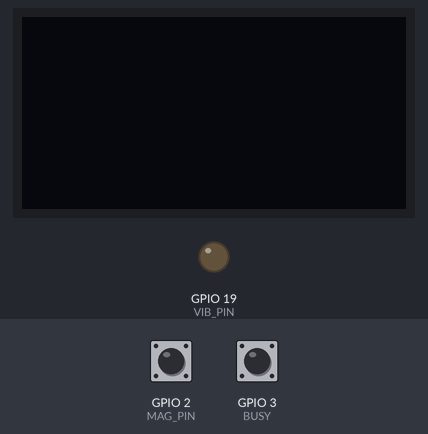
Simulated run of this sketch. Board: ESP32. On the bench: 128×64 one-colour display, output pins drawn as LEDs (lit = HIGH). The test bench sets the inputs (shaded band); at power-on: GPIO 2 (MAG_PIN) HIGH, GPIO 3 (BUSY) HIGH. Random numbers use the default seed unless the sketch sets one; the audio player accepts every command and is not drawn.

Above: at 1.7 s.
1.8 s: GPIO 2 (MAG_PIN) pulled LOW for 0.15 s
At 2.16 s:
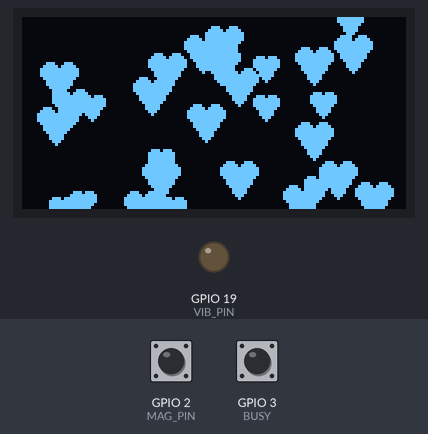
2.5 s: GPIO 3 (BUSY) pulled LOW for 3.2 s
At 3.74 s:
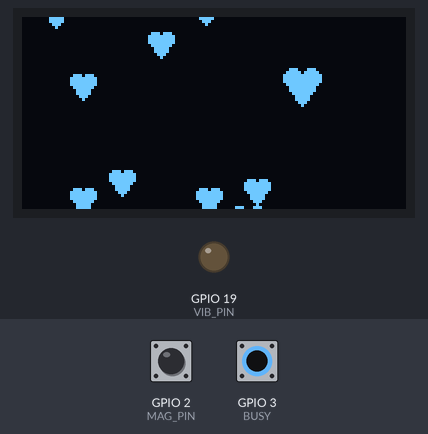
7.2 s: GPIO 2 (MAG_PIN) pulled LOW for 1 s
At 8.41 s:
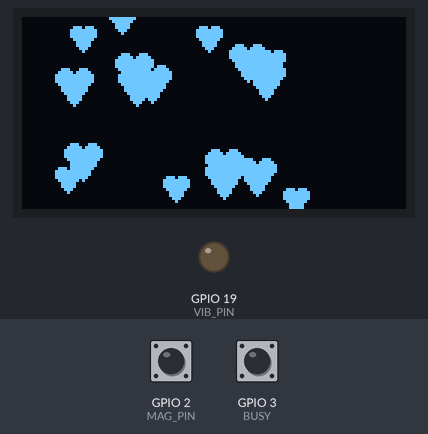
8.8 s: GPIO 2 (MAG_PIN) pulled LOW for 1 s
At 10.31 s:
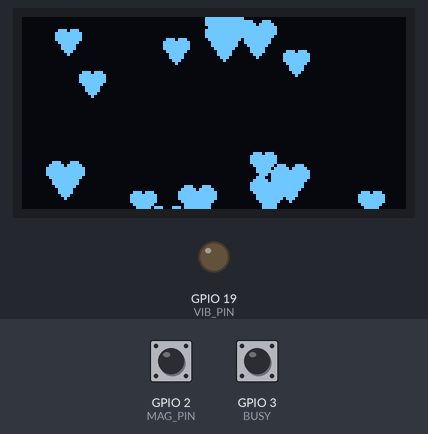
10.4 s: GPIO 3 (BUSY) pulled LOW for 1 s
Timing chart, 0 to 13.4 s (numbered marks = the images above; inputs shaded):
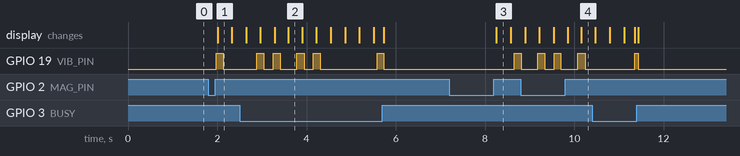

The sketch:

LOVE_BOX_3.ino
```cpp
/* =========== Libraries =========== */
#include <Wire.h>
#include <Adafruit_GFX.h>
#include <Adafruit_SSD1306.h>
#include <DFRobotDFPlayerMini.h>
#include <Adafruit_NeoPixel.h>

/* =========== Pins =========== */
#define OLED_SDA 6
#define OLED_SCL 7

#define SCREEN_WIDTH 128
#define SCREEN_HEIGHT 64
#define OLED_RESET -1

#define MAG_PIN 2
#define BUSY 3

#define LED_PIN 18
#define NUM_LEDS 16
#define VIB_PIN 19

/* =========== Objects =========== */
Adafruit_SSD1306 display(SCREEN_WIDTH, SCREEN_HEIGHT, &Wire, OLED_RESET);
Adafruit_NeoPixel pixels(NUM_LEDS, LED_PIN, NEO_GRB + NEO_KHZ800);

HardwareSerial dfSerial(1);
DFRobotDFPlayerMini dfPlayer;

/* =========== State =========== */
bool musicPlayingStart = false;
bool magState_ON = true;
bool lastMagState = HIGH;

enum PlayState {
  IDLE,
  SONG1_PLAYING,
  GAP_BEFORE_SONG2,
  SONG2_PLAYING
};

PlayState playState = IDLE;

unsigned long gapTimer = 0;

// text sequence
const char* textList[] = {
  "HELLO",
  "I ❤ YOU",
  "FOREVER",
  "MY LOVE",
  "ABHIRUP"
};

#define TEXT_COUNT 5
uint8_t textIndex = 0;
unsigned long textChangeTimer = 0;
const uint16_t TEXT_INTERVAL = 1200;

#define HEART_COUNT 30

struct Heart {
  int x, y;
  uint8_t size, speed;
};

Heart hearts[HEART_COUNT];

unsigned long lastFrame = 0;
const unsigned long frameInterval = 40;

bool heartbeatEnabled = false;

unsigned long hbStartTime = 0;

// timings (ms)
const uint16_t BEAT_INTERVAL = 900;
const uint16_t DECAY_TIME   = 250;

// brightness
const uint8_t PEAK_BRIGHT   = 255;
const uint8_t MIN_BRIGHT    = 25;

// motor pulse time
const uint16_t MOTOR_PULSE  = 150;

bool textActive = false;
const char* overlayText = nullptr;

uint8_t textAlpha = 0;
bool fadeIn = true;

unsigned long textTimer = 0;
const uint16_t FADE_STEP_TIME = 30;   // speed of fade
const uint16_t HOLD_TIME = 1200;      // full brightness hold

// text box (centered)
#define TEXT_W 100
#define TEXT_H 18
#define TEXT_Y ((SCREEN_HEIGHT - TEXT_H) / 2)
#define TEXT_X ((SCREEN_WIDTH - TEXT_W) / 2)

void heartbeatEffect(unsigned long now) {

  if (!heartbeatEnabled) {
    pixels.clear();
    pixels.show();
    digitalWrite(VIB_PIN, LOW);
    return;
  }

  if (hbStartTime == 0) hbStartTime = now;

  unsigned long t = (now - hbStartTime) % BEAT_INTERVAL;

  uint8_t brightness = MIN_BRIGHT;
  bool motorOn = false;

  // ---- LUB (sudden peak) ----
  if (t < 10) {
    brightness = PEAK_BRIGHT;
    motorOn = true;
  }
  // ---- LUB decay ----
  else if (t < DECAY_TIME) {
    brightness = map(t, 10, DECAY_TIME, PEAK_BRIGHT, MIN_BRIGHT);
  }
  // ---- DUB (sudden peak) ----
  else if (t >= DECAY_TIME + 120 && t < DECAY_TIME + 130) {
    brightness = PEAK_BRIGHT;
    motorOn = true;
  }
  // ---- DUB decay ----
  else if (t < DECAY_TIME + 350) {
    brightness = map(t, DECAY_TIME + 130, DECAY_TIME + 350,
                     PEAK_BRIGHT, MIN_BRIGHT);
  }

  // apply LED
  pixels.fill(pixels.Color(brightness, 0, 0));
  pixels.show();

  // motor control (pulse only)
  static unsigned long motorTimer = 0;
  if (motorOn) {
    digitalWrite(VIB_PIN, HIGH);
    motorTimer = now;
  }
  if (digitalRead(VIB_PIN) == HIGH && now - motorTimer > MOTOR_PULSE) {
    digitalWrite(VIB_PIN, LOW);
  }
}


/* =========== Heart Draw =========== */
void drawHeart(int x, int y, uint8_t s) {
  display.fillCircle(x - s, y, s, SSD1306_WHITE);
  display.fillCircle(x + s, y, s, SSD1306_WHITE);
  display.fillTriangle(
    x - (2 * s), y,
    x + (2 * s), y,
    x, y + (3 * s),
    SSD1306_WHITE
  );
}

bool isInTextBox(int x, int y, int s) {
  return (x > TEXT_X - s && x < TEXT_X + TEXT_W + s &&
          y > TEXT_Y - s && y < TEXT_Y + TEXT_H + s);
}

void drawHeartSafe(int x, int y, uint8_t s) {
  if (textActive && isInTextBox(x, y, s)) return;
  drawHeart(x, y, s);
}


/* =========== Setup =========== */
void setup() {
  Serial.begin(9600);

  pinMode(MAG_PIN, INPUT_PULLUP);
  pinMode(VIB_PIN, OUTPUT);
  pinMode(BUSY, INPUT_PULLUP);

  Wire.begin(OLED_SDA, OLED_SCL);
  display.begin(SSD1306_SWITCHCAPVCC, 0x3C);
  display.clearDisplay();

  dfSerial.begin(9600, SERIAL_8N1, 17, 16);
  if (dfPlayer.begin(dfSerial)) {
    dfPlayer.volume(25);
  }

  pixels.setBrightness(60);
  randomSeed(analogRead(0));

  for (int i = 0; i < HEART_COUNT; i++) {
    hearts[i] = {
      random(10, SCREEN_WIDTH - 10),
      random(SCREEN_HEIGHT),
      random(2, 4),
      random(1, 3)
    };
  }
}

/* =========== Loop =========== */
void loop() {
  unsigned long now = millis();
  heartbeatEffect(now);

  bool magState = digitalRead(MAG_PIN);

  switch (playState) {

    /* -------- IDLE -------- */
    case IDLE:
      if (magState == HIGH && lastMagState == LOW) {
        dfPlayer.playFolder(1, 1);
        heartbeatEnabled = true;
        playState = SONG1_PLAYING;
      }
      break;

    /* -------- SONG 1 (HEARTS ONLY) -------- */
    case SONG1_PLAYING:
      lovePatterns(now);               // hearts continue
      // ❌ NO text functions here

      if (digitalRead(BUSY) == HIGH) { // song finished
        gapTimer = now;
        playState = GAP_BEFORE_SONG2;
      }
      break;

    /* -------- GAP -------- */
    case GAP_BEFORE_SONG2:
      lovePatterns(now);               // optional: keep hearts alive
      if (now - gapTimer >= 1500) {
        dfPlayer.playFolder(1, 2);     // SONG 2
        textIndex = 0;
        textChangeTimer = now;
        showCenterText(textList[textIndex]);
        playState = SONG2_PLAYING;
      }
      break;

    /* -------- SONG 2 (HEARTS + TEXTS) -------- */
    case SONG2_PLAYING:
      lovePatterns(now);
      updateCenterText(now);

      if (now - textChangeTimer >= TEXT_INTERVAL && textIndex < TEXT_COUNT - 1) {
        textIndex++;
        showCenterText(textList[textIndex]);
        textChangeTimer = now;
      }

      if (digitalRead(BUSY) == HIGH) { // song 2 finished
        heartbeatEnabled = false;
        playState = IDLE;
        display.clearDisplay();
        display.display();
      }
      break;
  }
  lastMagState = magState;
}


/* =========== Love Animation (NON-BLOCKING) =========== */
void lovePatterns(unsigned long now) {
  if (now - lastFrame < frameInterval) return;
  lastFrame = now;

  display.clearDisplay();

  for (int i = 0; i < HEART_COUNT; i++) {
    drawHeartSafe(hearts[i].x, hearts[i].y, hearts[i].size);
    hearts[i].y -= hearts[i].speed;

    if (hearts[i].y < -10) {
      hearts[i].y = SCREEN_HEIGHT + random(10, 30);
      hearts[i].x = random(10, SCREEN_WIDTH - 10);
      hearts[i].size = random(2, 4);
      hearts[i].speed = random(1, 3);
    }
  }

  display.display();
}

void oledText(const char* text, int x = 0, int y = 0, uint8_t size = 1) {
  display.clearDisplay();
  display.setTextSize(size);
  display.setTextColor(SSD1306_WHITE);
  display.setCursor(x, y);
  display.println(text);
  display.display();
}

void showCenterText(const char* text) {
  overlayText = text;
  textActive = true;
  fadeIn = true;
  textAlpha = 0;
  textTimer = millis();
}

void updateCenterText(unsigned long now) {
  if (!textActive || overlayText == nullptr) return;

  if (now - textTimer < FADE_STEP_TIME) return;
  textTimer = now;

  if (fadeIn) {
    if (textAlpha < 255) textAlpha += 20;
    else {
      fadeIn = false;
      textTimer = now + HOLD_TIME;
    }
  } else {
    if (textAlpha > 20) textAlpha -= 20;
    else {
      textActive = false;
      overlayText = nullptr;
      return;
    }
  }

  // draw background mask
  display.fillRect(TEXT_X - 2, TEXT_Y - 2,
                   TEXT_W + 4, TEXT_H + 4,
                   SSD1306_BLACK);

  display.setTextSize(2);
  display.setTextColor(SSD1306_WHITE);
  display.setCursor(TEXT_X + 4, TEXT_Y + 2);
  display.println(overlayText);
}
```

Measured:
- after the input at 1.8 s, GPIO 19 (VIB_PIN): LOW → HIGH after 0.18 s, → LOW 0.15 s later; the display: changes after 0.21 s (image 1)
- after the input at 7.2 s, GPIO 19 (VIB_PIN): LOW → HIGH after 1.5 s; the display: changes after 1.1 s (image 3)
